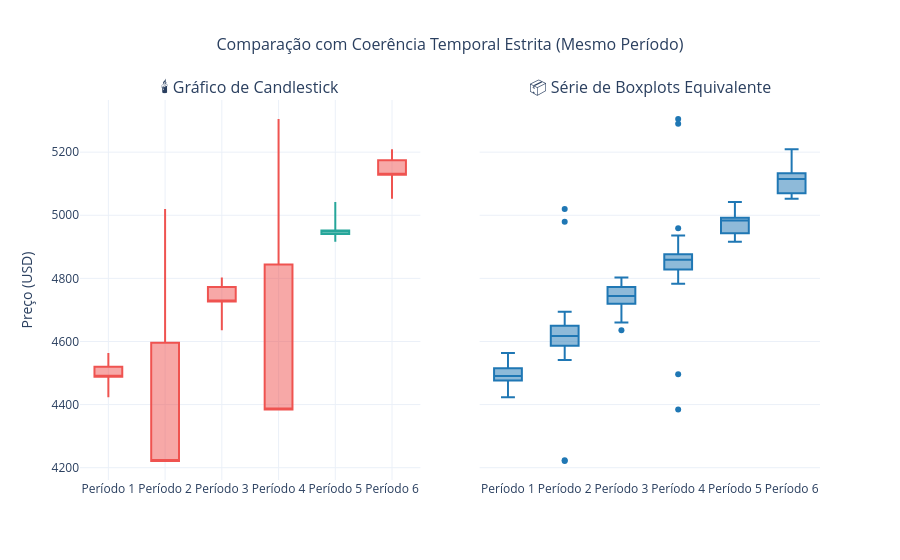

Notebook code for this chart:
### Code cell
import numpy as np
import pandas as pd
import plotly.graph_objects as go
from plotly.subplots import make_subplots

# 1. CRIANDO OS DADOS COM COERÊNCIA TEMPORAL E OUTLIERS REAIS
np.random.seed(42)
periodos = ["Período 1", "Período 2", "Período 3", "Período 4", "Período 5", "Período 6"]

dados_candle = []
dados_boxplot = []

for i, per in enumerate(periodos):
    preco_base = 4500 + (i * 120)
    
    # Geramos uma série de preços internos para construir a estatística do período
    precos_internos = preco_base + np.random.normal(0, 40, size=30)
    
    # Inserindo ruídos e outliers severos intradia para simular picos de volatilidade
    if i in [1, 3]:  # Períodos com choques de mercado agressivos
        outliers_alta = preco_base + np.random.uniform(350, 500, size=2)
        outliers_baixa = preco_base - np.random.uniform(350, 500, size=2)
        precos_internos = np.concatenate([precos_internos, outliers_alta, outliers_baixa])
    
    # Definindo as métricas do Candle para este período fechado
    abertura = precos_internos[0]
    fechamento = precos_internos[-1]
    maxima = np.max(precos_internos)
    minima = np.min(precos_internos)
    
    dados_candle.append({
        "Período": per,
        "Abertura": round(abertura, 2),
        "Máxima": round(maxima, 2),
        "Mínima": round(minima, 2),
        "Fechamento": round(fechamento, 2)
    })
    
    # Guardando todos os pontos para o Boxplot correspondente calcular os outliers
    for preco in precos_internos:
        dados_boxplot.append({
            "Período": per,
            "Preco": round(preco, 2)
        })

df_candle = pd.DataFrame(dados_candle)
df_boxplot = pd.DataFrame(dados_boxplot)

# 2. CONFIGURANDO A TELA COM ALINHAMENTO LADO A LADO E EIXO Y COMPARTILHADO
fig = make_subplots(
    rows=1, cols=2, 
    subplot_titles=("🕯️ Gráfico de Candlestick", "📦 Série de Boxplots Equivalente"),
    shared_yaxes=True,
    horizontal_spacing=0.08
)

# 3. ADICIONANDO OS CANDLES (Coluna 1) - Um bloco para cada marco de tempo
fig.add_trace(
    go.Candlestick(
        x=df_candle["Período"],
        open=df_candle["Abertura"],
        high=df_candle["Máxima"],
        low=df_candle["Mínima"],
        close=df_candle["Fechamento"],
        name="Candle",
        increasing_line_color='#26a69a', decreasing_line_color='#ef5350'
    ),
    row=1, col=1
)

# 4. ADICIONANDO OS BOXPLOTS (Coluna 2) - Exatamente nos mesmos marcos de tempo
fig.add_trace(
    go.Box(
        x=df_boxplot["Período"],
        y=df_boxplot["Preco"],
        name="Boxplot",
        boxpoints="outliers",  # Força o cálculo estatístico de 1.5 * AIQ para isolar os pontos
        marker=dict(color='#1f77b4', size=6),
        line=dict(width=2)
    ),
    row=1, col=2
)

# 5. AJUSTES FINAIS DE DESIGN E RESPONSIVIDADE
fig.update_layout(
    title=dict(text="Comparação com Coerência Temporal Estrita (Mesmo Período)", x=0.5, font=dict(size=16)),
    yaxis_title="Preço (USD)",
    template="plotly_white",
    showlegend=False,
    xaxis_rangeslider_visible=False
)

# Mantém a ordenação limpa e idêntica em ambos os eixos X
fig.update_xaxes(type='category', row=1, col=1)
fig.update_xaxes(type='category', row=1, col=2)

fig.show()

### Figure 1 — Plotly figure (JSON) as saved in the notebook; plotly's stock layout.template omitted (floating-point values rounded to 4 significant figures; data arrays with more than 128 entries replaced by an {"elided": "..."} marker saying what was removed)
{"data": [{"close": [4488.0, 4221.0, 4727.0, 4385.0, 4951.0, 5129.0], "decreasing": {"line": {"color": "#ef5350"}}, "high": [4563.0, 5020.0, 4803.0, 5305.0, 5042.0, 5209.0], "increasing": {"line": {"color": "#26a69a"}}, "low": [4423.0, 4221.0, 4635.0, 4385.0, 4916.0, 5052.0], "name": "Candle", "open": [4520.0, 4596.0, 4772.0, 4844.0, 4940.0, 5175.0], "type": "candlestick", "x": ["Período 1", "Período 2", "Período 3", "Período 4", "Período 5", "Período 6"], "xaxis": "x", "yaxis": "y"}, {"boxpoints": "outliers", "line": {"width": 2}, "marker": {"color": "#1f77b4", "size": 6}, "name": "Boxplot", "type": "box", "x": {"elided": "188 str values"}, "xaxis": "x2", "y": {"elided": "188 float values"}, "yaxis": "y2"}], "layout": {"annotations": [{"font": {"size": 16}, "showarrow": false, "text": "🕯️ Gráfico de Candlestick", "x": 0.23, "xanchor": "center", "xref": "paper", "y": 1, "yanchor": "bottom", "yref": "paper"}, {"font": {"size": 16}, "showarrow": false, "text": "📦 Série de Boxplots Equivalente", "x": 0.77, "xanchor": "center", "xref": "paper", "y": 1, "yanchor": "bottom", "yref": "paper"}], "showlegend": false, "title": {"font": {"size": 16}, "text": "Comparação com Coerência Temporal Estrita (Mesmo Período)", "x": 0.5}, "xaxis": {"anchor": "y", "domain": [0, 0.46], "rangeslider": {"visible": false}, "type": "category"}, "xaxis2": {"anchor": "y2", "domain": [0.54, 1], "type": "category"}, "yaxis": {"anchor": "x", "domain": [0, 1], "title": {"text": "Preço (USD)"}}, "yaxis2": {"anchor": "x2", "domain": [0, 1], "matches": "y", "showticklabels": false}}}
